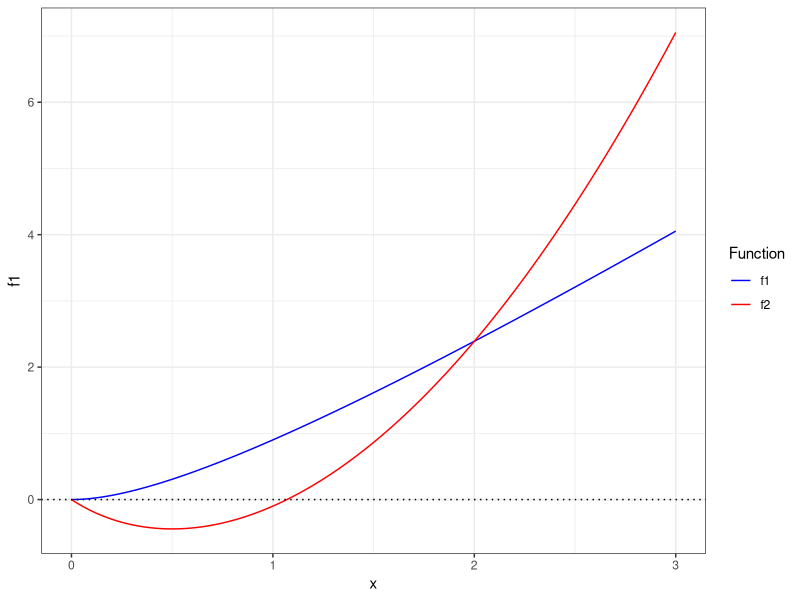
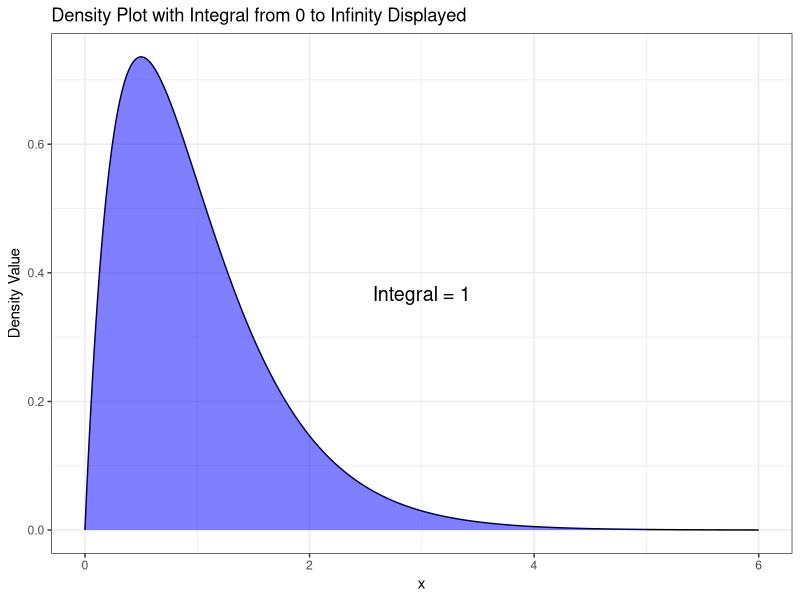

R code for these plots, in order:
## ---- chunk 1
library(tidyverse)
library(survival)
library(survminer)
library(tidyr)
library(kableExtra)
library(broom)
## ---- chunk 2
x <- seq(0, 3, 0.001)
f1 <- 2*x - log(2*x + 1)
f2 <- x^2 - log(2*x + 1)

df <- data.frame(x = x, f1 = f1, f2 = f2)

ggplot(df, aes(x = x)) +
  geom_line(aes(y = f1, color = "f1")) +
  geom_line(aes(y = f2, color = "f2")) +
  theme_bw() +
  scale_color_manual(name = "Function", values = c("f1" = "blue", "f2" = "red")) +
  geom_hline(aes(yintercept = 0), linetype = "dotted")
## ---- chunk 3
f <- function(x) {
  4 * x * exp(-2 * x)
}

integral_value <- integrate(f, lower = 0, upper = Inf)$value

x1 <- seq(0, 6, 0.001) 
ft <- f(x1)

df1 <- data.frame(x1 = x1, ft = ft)

ggplot(df1, aes(x = x1, y = ft)) +
  geom_line() +
  theme_bw() +
  geom_area(aes(y = ft), fill = "blue", alpha = 0.5, data = subset(df1, x1 >= 0 & x1 <= 6)) +
  annotate("text", x = 3, y = max(ft) / 2, 
           label = paste("Integral =", round(integral_value, 3)), 
           color = "black", size = 5, hjust = 0.5) +
  labs(title = "Density Plot with Integral from 0 to Infinity Displayed",
       y = "Density Value", x = "x") +
  coord_cartesian(xlim = c(0, 6))
